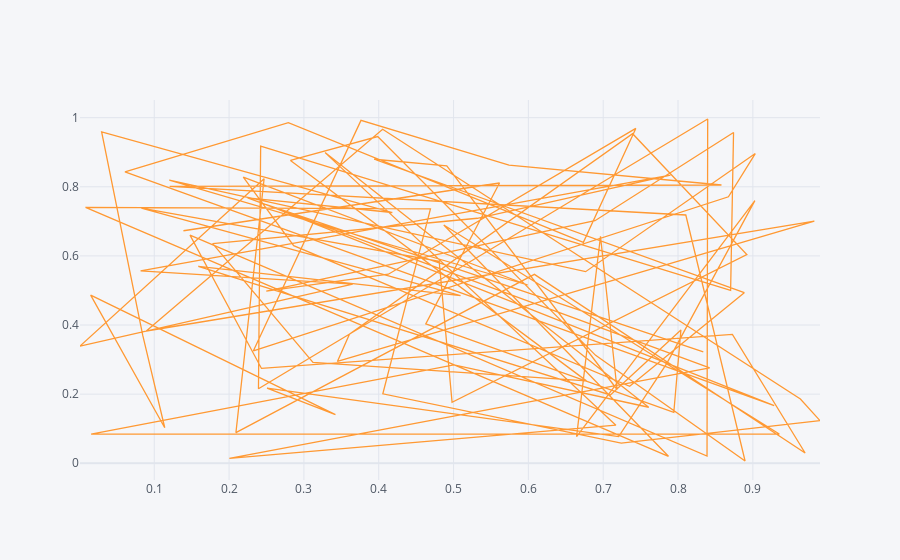

Notebook source saved alongside this figure:
### Code cell
df.iplot(kind='scatter',x='a',y='b')
